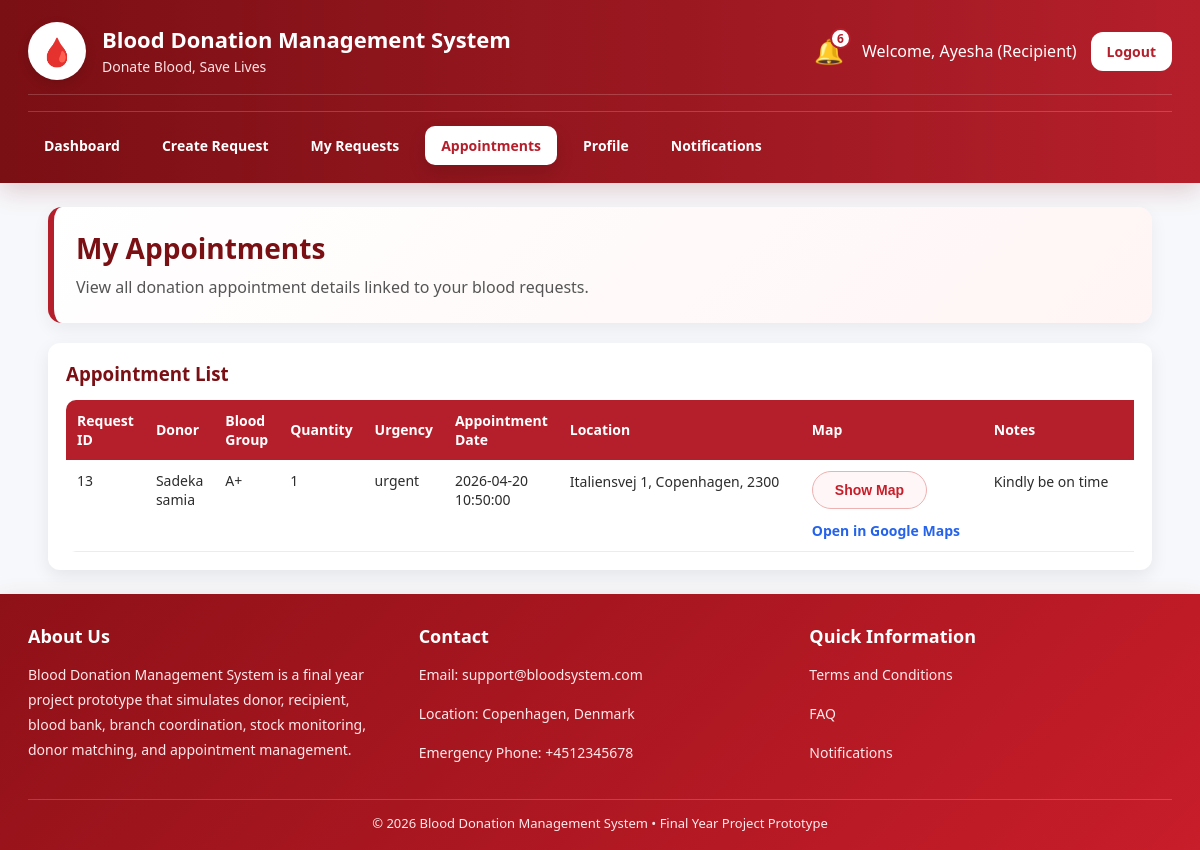
Screenshot of /dashboard/recipient_appointments.php (signed in) with the database file from the repository.
### tables this page shows
CREATE TABLE `appointments` (
  `id` int(11) NOT NULL,
  `request_id` int(11) NOT NULL,
  `donor_id` int(11) NOT NULL,
  `recipient_id` int(11) NOT NULL,
  `blood_bank_id` int(11) NOT NULL,
  `appointment_date` datetime NOT NULL,
  `appointment_location` varchar(255) NOT NULL,
  `appointment_address` varchar(255) DEFAULT NULL,
  `appointment_city` varchar(100) DEFAULT NULL,
  `appointment_zipcode` varchar(20) DEFAULT NULL,
  `notes` text DEFAULT NULL,
  `status` enum('scheduled','confirmed','declined','completed','cancelled') DEFAULT 'scheduled',
  `created_at` timestamp NOT NULL DEFAULT current_timestamp(),
  `branch_id` int(11) DEFAULT NULL,
  `appointment_type` enum('request_based','stock_donation') DEFAULT 'request_based'
);

CREATE TABLE `users` (
  `id` int(11) NOT NULL,
  `name` varchar(100) NOT NULL,
  `email` varchar(100) NOT NULL,
  `contact_number` varchar(20) DEFAULT NULL,
  `address` varchar(255) DEFAULT NULL,
  `date_of_birth` date DEFAULT NULL,
  `weight` decimal(5,2) DEFAULT NULL,
  `password` varchar(255) NOT NULL,
  `role` enum('admin','blood_bank','donor','recipient') NOT NULL,
  `blood_group` varchar(5) DEFAULT NULL,
  `weight_kg` decimal(5,2) DEFAULT NULL,
  `location` varchar(100) DEFAULT NULL,
  `address_line` varchar(255) DEFAULT NULL,
  `city` varchar(100) DEFAULT NULL,
  `zipcode` varchar(20) DEFAULT NULL,
  `institution_name` varchar(150) DEFAULT NULL,
  `availability` enum('available','not_available') DEFAULT 'available',
  `created_at` timestamp NOT NULL DEFAULT current_timestamp(),
  `account_status` enum('active','inactive') DEFAULT 'active',
  `status` enum('active','inactive') NOT NULL DEFAULT 'active',
  `next_eligible_date` date DEFAULT NULL
);

CREATE TABLE `blood_requests` (
  `id` int(11) NOT NULL,
  `recipient_id` int(11) DEFAULT NULL,
  `blood_group` varchar(5) NOT NULL,
  `location` varchar(100) NOT NULL,
  `address_line` varchar(255) DEFAULT NULL,
  `city` varchar(100) DEFAULT NULL,
  `zipcode` varchar(20) DEFAULT NULL,
  `quantity` int(11) NOT NULL,
  `urgency` enum('normal','urgent') DEFAULT 'normal',
  `status` enum('pending_review','approved','rejected','matched','scheduled','completed','cancelled') DEFAULT 'pending_review',
  `approved_by` int(11) DEFAULT NULL,
  `matched_donor_id` int(11) DEFAULT NULL,
  `assigned_blood_bank_id` int(11) DEFAULT NULL,
  `approved_at` datetime DEFAULT NULL,
  `rejection_reason` varchar(255) DEFAULT NULL,
  `patient_note` text DEFAULT NULL,
  `created_at` timestamp NOT NULL DEFAULT current_timestamp(),
  `fulfilled_branch_id` int(11) DEFAULT NULL,
  `fulfillment_source` enum('none','stock','donor') DEFAULT 'none',
  `stock_units_used` int(11) DEFAULT 0
);

### functions/network_helper.php (called while the page is built, shortened)
<?php
function getSystemName(){
    return 'Blood Donation Management System';
}
function getSystemTagline(){
    return 'Donate Blood, Save Lives';
}
function renderFooterTitle(){
    return 'Blood Donation Management System';
}
function renderFooterDescription(){
    return 'Blood Donation Management System is a final year project prototype that simulates donor, recipient, blood bank, branch coordination, stock monitoring, donor matching, and appointment management.';
}
?>

### functions/location_helper.php (called while the page is built, shortened)
<?php
function buildFullLocation($address = '', $city = '', $zipcode = '', $fallback = ''){
    $parts = array_filter([
        trim((string)$address),
        trim((string)$city),
        trim((string)$zipcode)
    ], function($v){
        return $v !== '';
    });
    if(!empty($parts)){
        return implode(', ', $parts);
    }
    return trim((string)$fallback);
}
function buildMapUrl($address = '', $city = '', $zipcode = '', $fallback = ''){
    $fullLocation = buildFullLocation($address, $city, $zipcode, $fallback);
    return "https://www.google.com/maps?q=" . urlencode($fullLocation);
}
function buildEmbedMapUrl($address = '', $city = '', $zipcode = '', $fallback = ''){
    $fullLocation = buildFullLocation($address, $city, $zipcode, $fallback);
    return "https://maps.google.com/maps?q=" . urlencode($fullLocation) . "&output=embed";
}
?>

### dashboard/recipient_appointments.php (the view, shortened to what this page needs)
<?php
include '../config/db.php';
include '../functions/location_helper.php';
include '../functions/network_helper.php';
$recipient_id = $_SESSION['user_id'];
$notif_stmt = mysqli_prepare($conn, "SELECT COUNT(*) AS total FROM notifications WHERE user_id = ? AND is_read = 0");
mysqli_stmt_bind_param($notif_stmt, "i", $recipient_id);
mysqli_stmt_execute($notif_stmt);
$notif_result = mysqli_stmt_get_result($notif_stmt);
$notif_data = mysqli_fetch_assoc($notif_result);
$notif_count = $notif_data['total'];
$appointment_stmt = mysqli_prepare($conn, "
    SELECT a.*, r.blood_group, r.quantity, r.urgency, d.name AS donor_name
    FROM appointments a
    JOIN blood_requests r ON a.request_id = r.id
    LEFT JOIN users d ON a.donor_id = d.id
    WHERE a.recipient_id = ?
    ORDER BY a.appointment_date DESC
");
mysqli_stmt_bind_param($appointment_stmt, "i", $recipient_id);
mysqli_stmt_execute($appointment_stmt);
$appointment_result = mysqli_stmt_get_result($appointment_stmt);
?>
<!DOCTYPE html>
<html>
<head>
    <link rel="stylesheet" href="assets/style.css">
</head>
<body>
<div class="topbar topbar-full">
    <div class="container">
        <div class="topbar-header">
            <div class="topbar-left">
                <div class="logo">🩸</div>
                <div class="brand-text">
                    <h2><?php echo htmlspecialchars(getSystemName()); ?></h2>
                    <p><?php echo htmlspecialchars(getSystemTagline()); ?></p>
                </div>
            </div>
            <div class="topbar-right">
                <a href="notifications.php" class="notify" title="Notifications">
                    🔔
                    <span class="notify-badge"><?php echo $notif_count; ?></span>
                </a>
                <span>Welcome, <?php echo htmlspecialchars($_SESSION['name']); ?> (Recipient)</span>
                <a class="btn btn-logout" href="../auth/logout.php">Logout</a>
            </div>
        </div>
        <div class="topbar-menu">
            <a href="recipient_dashboard.php">Dashboard</a>
            <a href="create_request.php">Create Request</a>
            <a href="recipient_requests.php">My Requests</a>
            <a href="recipient_appointments.php" class="active">Appointments</a>
            <a href="recipient_profile.php">Profile</a>
            <a href="notifications.php">Notifications</a>
        </div>
    </div>
</div>
<div class="container">
    <div class="hero">
        <h1>My Appointments</h1>
        <p>View all donation appointment details linked to your blood requests.</p>
    </div>
    <div class="card">
        <h3>Appointment List</h3>
        <div class="table-scroll">
            <?php if(mysqli_num_rows($appointment_result) > 0){ ?>
                <table>
                    <tr>
                        <th>Request ID</th>
                        <th>Donor</th>
                        <th>Blood Group</th>
                        <th>Quantity</th>
                        <th>Urgency</th>
                        <th>Appointment Date</th>
                        <th>Location</th>
                        <th>Map</th>
                        <th>Notes</th>
                    </tr>
                    <?php while($row = mysqli_fetch_assoc($appointment_result)){ ?>
                        <?php
                        $fullLocation = buildFullLocation(
                            $row['appointment_address'] ?? '',
                            $row['appointment_city'] ?? '',
                            $row['appointment_zipcode'] ?? '',
                            $row['appointment_location'] ?? ''
                        );
                        $mapUrl = buildMapUrl(
                            $row['appointment_address'] ?? '',
                            $row['appointment_city'] ?? '',
                            $row['appointment_zipcode'] ?? '',
                            $row['appointment_location'] ?? ''
                        );
                        $embedUrl = buildEmbedMapUrl(
                            $row['appointment_address'] ?? '',
                            $row['appointment_city'] ?? '',
                            $row['appointment_zipcode'] ?? '',
                            $row['appointment_location'] ?? ''
                        );
                        $mapId = "recipientMap" . (int)$row['id'];
                        ?>
                        <tr>
                            <td><?php echo htmlspecialchars($row['request_id']); ?></td>
                            <td><?php echo htmlspecialchars($row['donor_name'] ?? 'Not assigned'); ?></td>
                            <td><?php echo htmlspecialchars($row['blood_group']); ?></td>
                            <td><?php echo htmlspecialchars($row['quantity']); ?></td>
                            <td><?php echo htmlspecialchars($row['urgency']); ?></td>
                            <td><?php echo htmlspecialchars($row['appointment_date']); ?></td>
                            <td class="location-text"><?php echo htmlspecialchars($fullLocation); ?></td>
                            <td>
                                <?php if($embedUrl !== ''){ ?>
                                    <div class="map-actions">
                                        <button type="button" class="map-toggle-btn" onclick="toggleMap('<?php echo $mapId; ?>', this)">Show Map</button>
                                        <a class="map-open-link" href="<?php echo htmlspecialchars($mapUrl); ?>" target="_blank">Open in Google Maps</a>
                                    </div>
                                <?php } else { ?>
                                    ---
                                <?php } ?>
                            </td>
                            <td class="notes-text"><?php echo htmlspecialchars($row['notes'] ?? ''); ?></td>
                        </tr>
                    <?php } ?>
                </table>
            <?php } else { ?>
                <p>No appointments available.</p>
            <?php } ?>
        </div>
    </div>
</div>
<div class="site-footer site-footer-full">
    <div class="container">
        <div class="footer-grid">
            <div class="footer-col">
                <h4>About Us</h4>
                <p><?php echo htmlspecialchars(renderFooterDescription()); ?></p>
            </div>
            <div class="footer-col">
                <h4>Contact</h4>
                <p>Email: support@bloodsystem.com</p>
                <p>Location: Copenhagen, Denmark</p>
                <p>Emergency Phone: +4512345678</p>
            </div>
            <div class="footer-col">
                <h4>Quick Information</h4>
                <p><a href="terms.php">Terms and Conditions</a></p>
                <p><a href="faq.php">FAQ</a></p>
                <p><a href="notifications.php">Notifications</a></p>
            </div>
        </div>
        <div class="footer-bottom">
            © 2026 <?php echo htmlspecialchars(renderFooterTitle()); ?> • Final Year Project Prototype
        </div>
    </div>
</div>
</body>
</html>

### rows the page displays
appointments: request "13", donor.name "Sadeka samia", request.blood_group "A+", request.quantity "1", request.urgency "urgent", appointment_date "2026-04-20 10:50:00", appointment_location "Italiensvej 1, Copenhagen, 2300", notes "Kindly be on time"

### other values shown
getSystemName() "Blood Donation Management System"
getSystemTagline() "Donate Blood, Save Lives"
$notif_count "6"
$_SESSION['name'] "Ayesha"
renderFooterDescription() "Blood Donation Management System is a final year project prototype that simulates donor, recipient, blood bank, branch coordination, stock monitoring, donor matching, and appointment management."
renderFooterTitle() "Blood Donation Management System"
